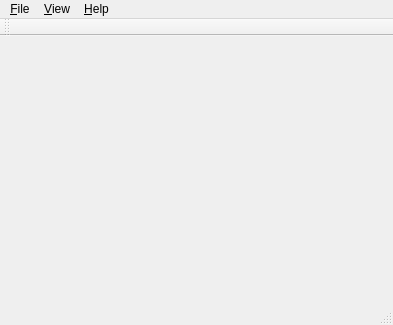
<?xml version="1.0" encoding="UTF-8"?>
<ui version="4.0">
 <class>ImageViewer</class>
 <widget class="QMainWindow" name="ImageViewer">
  <property name="geometry">
   <rect>
    <x>0</x>
    <y>0</y>
    <width>393</width>
    <height>325</height>
   </rect>
  </property>
  <property name="windowTitle">
   <string>ImageViewer</string>
  </property>
  <widget class="QWidget" name="centralWidget">
   <layout class="QGridLayout" name="gridLayout"/>
  </widget>
  <widget class="QMenuBar" name="menuBar">
   <property name="geometry">
    <rect>
     <x>0</x>
     <y>0</y>
     <width>393</width>
     <height>21</height>
    </rect>
   </property>
   <widget class="QMenu" name="fileMenu">
    <property name="title">
     <string>&amp;File</string>
    </property>
    <addaction name="openAct"/>
    <addaction name="printAct"/>
    <addaction name="separator"/>
    <addaction name="exitAct"/>
   </widget>
   <widget class="QMenu" name="viewMenu">
    <property name="title">
     <string>&amp;View</string>
    </property>
    <addaction name="zoomInAct"/>
    <addaction name="zoomOutAct"/>
    <addaction name="normalSizeAct"/>
    <addaction name="separator"/>
    <addaction name="fitToWindowAct"/>
   </widget>
   <widget class="QMenu" name="helpMenu">
    <property name="title">
     <string>&amp;Help</string>
    </property>
    <addaction name="aboutAct"/>
    <addaction name="aboutQtAct"/>
   </widget>
   <addaction name="fileMenu"/>
   <addaction name="viewMenu"/>
   <addaction name="helpMenu"/>
  </widget>
  <widget class="QToolBar" name="mainToolBar">
   <attribute name="toolBarArea">
    <enum>TopToolBarArea</enum>
   </attribute>
   <attribute name="toolBarBreak">
    <bool>false</bool>
   </attribute>
  </widget>
  <widget class="QStatusBar" name="statusBar"/>
  <action name="openAct">
   <property name="text">
    <string>&amp;Open...</string>
   </property>
   <property name="shortcut">
    <string>Ctrl+O</string>
   </property>
  </action>
  <action name="printAct">
   <property name="enabled">
    <bool>false</bool>
   </property>
   <property name="text">
    <string>&amp;Print...</string>
   </property>
   <property name="shortcut">
    <string>Ctrl+P</string>
   </property>
  </action>
  <action name="exitAct">
   <property name="text">
    <string>E&amp;xit</string>
   </property>
   <property name="toolTip">
    <string>Exit</string>
   </property>
   <property name="shortcut">
    <string>Ctrl+Q</string>
   </property>
  </action>
  <action name="zoomInAct">
   <property name="enabled">
    <bool>false</bool>
   </property>
   <property name="text">
    <string>Zoom &amp;In (25%)</string>
   </property>
   <property name="shortcut">
    <string>Ctrl+=</string>
   </property>
  </action>
  <action name="zoomOutAct">
   <property name="enabled">
    <bool>false</bool>
   </property>
   <property name="text">
    <string>Zoom &amp;Out (25%)</string>
   </property>
   <property name="shortcut">
    <string>Ctrl+-</string>
   </property>
  </action>
  <action name="normalSizeAct">
   <property name="enabled">
    <bool>false</bool>
   </property>
   <property name="text">
    <string>&amp;Normal Size</string>
   </property>
   <property name="shortcut">
    <string>Ctrl+S</string>
   </property>
  </action>
  <action name="fitToWindowAct">
   <property name="checkable">
    <bool>true</bool>
   </property>
   <property name="enabled">
    <bool>false</bool>
   </property>
   <property name="text">
    <string>&amp;Fit to Window</string>
   </property>
   <property name="shortcut">
    <string>Ctrl+F</string>
   </property>
  </action>
  <action name="aboutAct">
   <property name="text">
    <string>&amp;About</string>
   </property>
  </action>
  <action name="aboutQtAct">
   <property name="text">
    <string>About &amp;Qt</string>
   </property>
  </action>
 </widget>
 <layoutdefault spacing="6" margin="11"/>
 <resources/>
 <connections/>
</ui>
